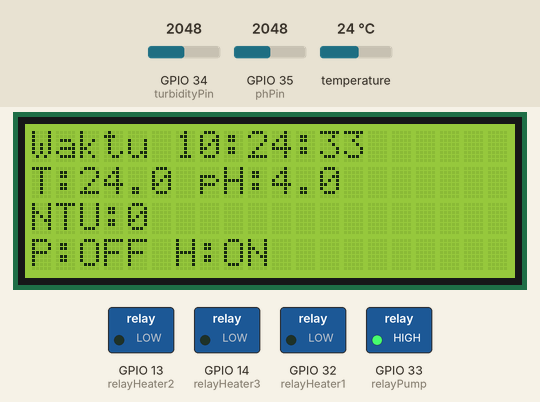
This program was run on a simulated ESP32. On the bench: 20×4 character LCD, switched loads named in the program (green lamp = pin HIGH). The test bench sets the inputs (shaded band); at power-on: GPIO 34 (turbidityPin) = 2048, temperature 24 °C, GPIO 35 (phPin) = 2048 (analog values on the 0–4095 scale). WiFi joins after 1.5 s; servers stay silent unless stated; the local clock reads 2024-03-15 10:24:30 at power-on unless the program sets it; what the program prints to the serial monitor is not drawn.

Above: at 3.6 s.
3.7 s: GPIO 34 (turbidityPin) set to 760
At 6.9 s:
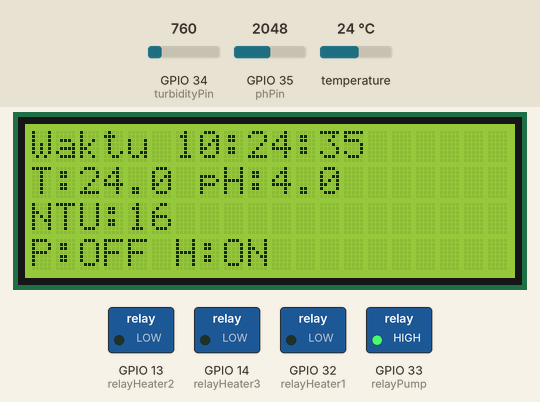
7.3 s: GPIO 34 (turbidityPin) set to 707
At 12.0 s:
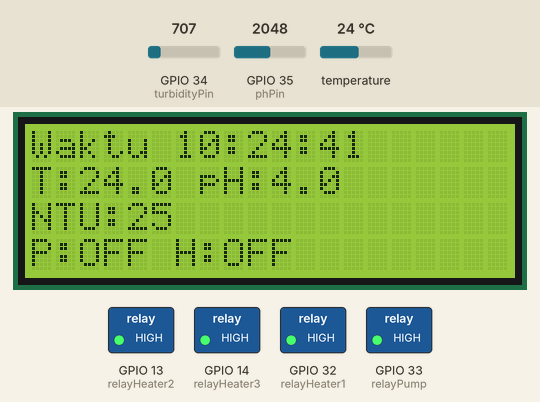
12.2 s: GPIO 34 (turbidityPin) set to 491
At 17.0 s:
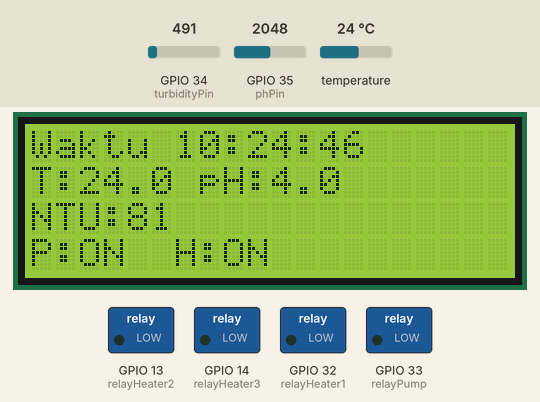
17.1 s: temperature set to 28 °C
At 20.8 s:
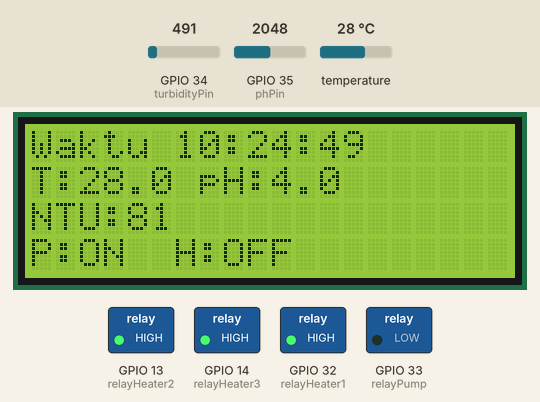
22.0 s: GPIO 35 (phPin) set to 2866
At 26.8 s:
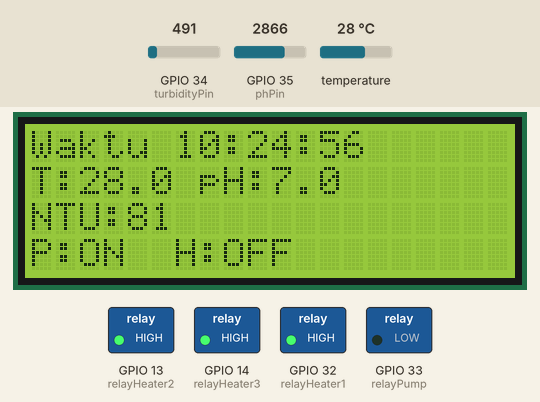
26.9 s: temperature set to 12 °C
At 30.1 s:
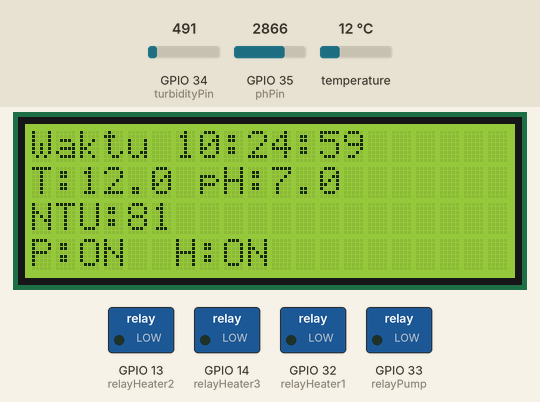
Timing chart, 0 to 31.6 s (numbered marks = the images above; inputs shaded):
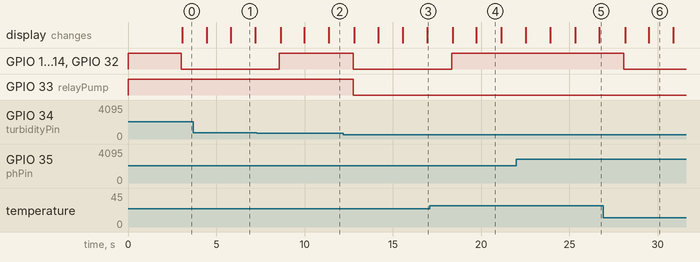

Measured:
- the behaviour switches between 708 and 707 on GPIO 34 (turbidityPin) (found by bisection; images 1 and 2)
- after the input at 7.3 s, GPIO 13 (relayHeater2), GPIO 14 (relayHeater3), GPIO 32 (relayHeater1): LOW → HIGH after 1.3 s; the display: first changes after 1.3 s (image 2 shows a later state)
- after the input at 12.2 s, GPIO 13 (relayHeater2), GPIO 14 (relayHeater3), GPIO 32 (relayHeater1), GPIO 33 (relayPump): HIGH → LOW after 0.56 s; the display: first changes after 0.62 s (image 3 shows a later state)
- after the input at 17.1 s, GPIO 13 (relayHeater2), GPIO 14 (relayHeater3), GPIO 32 (relayHeater1): LOW → HIGH after 1.2 s; the display: first changes after 1.3 s (image 4 shows a later state)
- after the input at 26.9 s, GPIO 13 (relayHeater2), GPIO 14 (relayHeater3), GPIO 32 (relayHeater1): HIGH → LOW after 1.2 s; the display: first changes after 1.2 s (image 6 shows a later state)
- what the display in image 4 shows lasts 1.4 s, from 19.7 s to 21.1 s

The program:

main.cpp
```cpp
#include <Wire.h>
#include <RTClib.h>
#include <WiFi.h>
#include <UniversalTelegramBot.h>
#include <WiFiClientSecure.h>
#include <OneWire.h>
#include <DallasTemperature.h>
#include <LiquidCrystal_I2C.h>
#include <HTTPClient.h>
#include <time.h>
#include <Fuzzy.h>
#include "Fuzzy_Set.h"
#include "Fuzzy_Rule.h"

/* ================= FUZZY OBJECT & SETS ================= */
Fuzzy *fuzzy = new Fuzzy();
FuzzySets fuzzySets;
float pumpValue = 0;
float heaterValue = 0;
const int totalFuzzyRules = 27;
String activeFuzzyRulesJson = "[]";
int activeFuzzyRulesCount = 0;

/* ================= Modul RTC & LCD ================= */
RTC_DS3231 rtc;
LiquidCrystal_I2C lcd(0x27, 20, 4);

/* ================= WiFi ================= */
const char *ssid = "adilgaming";
const char *password = "12345678";

/* ================= Telegram ================= */
const char *botToken = "xxxx";
const char *chatID = "xxxx";
WiFiClientSecure client;
UniversalTelegramBot bot(botToken, client);

bool telegramEnabled = true;
unsigned long telegramDelayMs = 300000;

/* ================= NTP / Timezone ================= */
const char *ntpServer = "pool.ntp.org";
const long gmtOffsetSec = 7 * 3600; // WIB (UTC+7), ubah jika zona waktu berbeda
const int daylightOffsetSec = 0;
const unsigned long wifiConnectTimeoutMs = 10000; // Timeout untuk koneksi WiFi, dalam milidetik
const unsigned long wifiRetryIntervalMs = 15000;  // Interval antara percobaan koneksi WiFi ulang jika gagal, dalam milidetik
const unsigned long ntpRetryIntervalMs = 60000;   // Interval antara percobaan sinkronisasi NTP ulang jika gagal, dalam milidetik
unsigned long lastWiFiRetry = 0;
unsigned long lastNtpAttempt = 0;
bool rtcNtpSynced = false;

/* ================= Server ================= */
unsigned long lastSendTime = 0;
const unsigned long sendInterval = 300000; // 5 menit
const char *serverUrl = "http://192.168.137.1:3000/kirim-sensor";

/* ================= Pin ================= */
const int oneWireBus = 18; // Pin data sensor suhu
const int phPin = 35;      // GPIO35 ADC1 aman untuk WiFi
#define turbidityPin 34

const int relayPump = 33;
const int relayHeater1 = 32;
const int relayHeater2 = 13;
const int relayHeater3 = 14;
const uint8_t relayActiveState = LOW;    // Modul relay aktif-LOW (IN=LOW -> relay ON)
const uint8_t relayInactiveState = HIGH; // IN=HIGH -> relay OFF

/* ================= Sensor ================= */
OneWire oneWire(oneWireBus);
DallasTemperature sensors(&oneWire);

/* ================= Variabel Sensor ================= */
float temperatureC;
float phValue = 0.0;
float lastValidPhValue = 7.0;
bool hasValidPhValue = false;
uint8_t phInvalidStreak = 0;
int turbidityNTU = 0;

/* ================= Kalibrasi ================= */
const int phNumSamples = 35;
int phBufferArr[phNumSamples];

const int phNumPoints = 3;
const float phReferenceADC[phNumPoints] = {2049, 1924, 1819};
const float phReferencePhs[phNumPoints] = {4.01, 6.86, 9.18};
const float phAdcValidMargin = 60.0;
const uint8_t phInvalidStreakLimit = 3;
const float phFallbackValue = 7.0;

int clearWaterADC = 850;
int mediumWaterADC = 560;
int dirtyWaterADC = 450;
// harus  sering di kalibrasi
const int numSamples = 20;

unsigned long lastUpdateTime = 0;
const unsigned long updateInterval = 1000;

/* ============================================================
                        FUZZY PROCESS
   ============================================================*/
void prosesFuzzy()
{
  fuzzy->setInput(1, temperatureC);
  fuzzy->setInput(2, turbidityNTU);
  fuzzy->setInput(3, phValue);

  fuzzy->fuzzify();

  pumpValue = fuzzy->defuzzify(1);
  heaterValue = fuzzy->defuzzify(2);

  // Logika NO: aktuator ON saat relay aktif (modul aktif-LOW).
  digitalWrite(relayPump, pumpValue > 0.5 ? relayActiveState : relayInactiveState);

  digitalWrite(relayHeater1, heaterValue > 0.5 ? relayActiveState : relayInactiveState);
  digitalWrite(relayHeater2, heaterValue > 0.5 ? relayActiveState : relayInactiveState);
  digitalWrite(relayHeater3, heaterValue > 0.5 ? relayActiveState : relayInactiveState);

  activeFuzzyRulesJson = "[";
  activeFuzzyRulesCount = 0;
  for (int i = 1; i <= totalFuzzyRules; i++)
  {
    if (fuzzy->isFiredRule(i))
    {
      if (activeFuzzyRulesCount > 0)
        activeFuzzyRulesJson += ",";
      activeFuzzyRulesJson += "\"R" + String(i) + "\"";
      activeFuzzyRulesCount++;
    }
  }
  activeFuzzyRulesJson += "]";

  Serial.printf("FUZZY -> T=%.2f pH=%.2f NTU=%d | Pump=%.2f Heater=%.2f\n",
                temperatureC, phValue, turbidityNTU, pumpValue, heaterValue);
  Serial.printf("RULE AKTIF -> %s (count=%d)\n", activeFuzzyRulesJson.c_str(), activeFuzzyRulesCount);
}

/* ================= SENSOR ================= */

void bacaSuhu()
{
  sensors.requestTemperatures();
  temperatureC = sensors.getTempCByIndex(0);

  if (temperatureC == DEVICE_DISCONNECTED_C)
  {
    Serial.println("Sensor suhu tidak terhubung!");
    return;
  }

  if (telegramEnabled && WiFi.status() == WL_CONNECTED && temperatureC > 40.0)
    bot.sendMessage(chatID, "Suhu terlalu tinggi!", "");
}

void bacaPH()
{
  for (int i = 0; i < phNumSamples; i++)
  {
    phBufferArr[i] = analogRead(phPin);
    delay(10);
  }

  for (int i = 0; i < phNumSamples - 1; i++)
  {
    for (int j = i + 1; j < phNumSamples; j++)
    {
      if (phBufferArr[i] > phBufferArr[j])
      {
        int temp = phBufferArr[i];
        phBufferArr[i] = phBufferArr[j];
        phBufferArr[j] = temp;
      }
    }
  }

  long sum = 0;
  for (int i = 10; i < 20; i++)
  {
    sum += phBufferArr[i];
  }

  float adc = sum / 10.0;
  const float phAdcMinValid = phReferenceADC[phNumPoints - 1] - phAdcValidMargin;
  const float phAdcMaxValid = phReferenceADC[0] + phAdcValidMargin;
  bool adcInValidRange = adc >= phAdcMinValid && adc <= phAdcMaxValid;

  if (!adcInValidRange)
  {
    phInvalidStreak++;
    if (phInvalidStreak >= phInvalidStreakLimit)
    {
      hasValidPhValue = false;
      phValue = phFallbackValue;
      Serial.printf("Sensor pH error (adc=%.1f di luar %.1f..%.1f), fallback pH=%.2f\n",
                    adc, phAdcMinValid, phAdcMaxValid, phValue);
    }
    else
    {
      phValue = hasValidPhValue ? lastValidPhValue : phFallbackValue;
      Serial.printf("ADC pH mencurigakan (adc=%.1f), tahan nilai sebelumnya (%u/%u)\n",
                    adc, phInvalidStreak, phInvalidStreakLimit);
    }
    return;
  }
  phInvalidStreak = 0;

  bool mapped = false;
  if (adc >= phReferenceADC[0])
  {
    phValue = phReferencePhs[0];
    mapped = true;
  }
  else if (adc <= phReferenceADC[phNumPoints - 1])
  {
    phValue = phReferencePhs[phNumPoints - 1];
    mapped = true;
  }
  else
  {
    for (int i = 0; i < phNumPoints - 1; i++)
    {
      if (adc <= phReferenceADC[i] && adc >= phReferenceADC[i + 1])
      {
        phValue = phReferencePhs[i] +
                  (phReferencePhs[i + 1] - phReferencePhs[i]) *
                      ((adc - phReferenceADC[i]) /
                       (phReferenceADC[i + 1] - phReferenceADC[i]));
        mapped = true;
        break;
      }
    }
  }

  if (!mapped)
  {
    phValue = hasValidPhValue ? lastValidPhValue : phFallbackValue;
    Serial.println("ADC pH di luar rentang kalibrasi, pakai pH terakhir valid.");
    return;
  }

  lastValidPhValue = phValue;
  hasValidPhValue = true;
}

void bacaKekeruhan()
{
  long totalADC = 0;
  for (int i = 0; i < numSamples; i++)
  {
    totalADC += analogRead(turbidityPin);
    delay(10);
  }

  float avgADC = totalADC / (float)numSamples;
  float ntu;

  if (avgADC >= clearWaterADC)
  {
    ntu = 0;
  }
  else if (avgADC <= dirtyWaterADC)
  {
    ntu = 100;
  }
  else if (avgADC >= mediumWaterADC)
  {
    ntu = (float)(clearWaterADC - avgADC) *
          (50.0 / (clearWaterADC - mediumWaterADC));
  }
  else
  {
    ntu = 50.0 + (float)(mediumWaterADC - avgADC) *
                     (50.0 / (mediumWaterADC - dirtyWaterADC));
  }

  turbidityNTU = round(ntu);
}

/* ================= LCD ================= */
void print2Digit(uint8_t v)
{
  if (v < 10)
    lcd.print('0');
  lcd.print(v);
}

void tampilkanLCD()
{
  DateTime now = rtc.now();

  lcd.setCursor(0, 0);
  lcd.print("Waktu ");
  print2Digit(now.hour());
  lcd.print(":");
  print2Digit(now.minute());
  lcd.print(":");
  print2Digit(now.second());
  lcd.print("   ");

  lcd.setCursor(0, 1);
  lcd.print("T:");
  lcd.print(temperatureC, 1);
  lcd.print(" pH:");
  lcd.print(phValue, 1);
  lcd.print("     ");

  lcd.setCursor(0, 2);
  lcd.print("NTU:");
  lcd.print(turbidityNTU);
  lcd.print("           ");

  lcd.setCursor(0, 3);
  lcd.print("P:");
  lcd.print(pumpValue > 0.5 ? "ON " : "OFF");
  lcd.print(" H:");
  lcd.print(heaterValue > 0.5 ? "ON " : "OFF");
  lcd.print("       ");
}

bool syncRTCFromNTP(unsigned long timeoutMs = 15000)
{
  configTime(gmtOffsetSec, daylightOffsetSec, ntpServer);

  struct tm timeinfo;
  unsigned long start = millis();

  while (!getLocalTime(&timeinfo, 1000))
  {
    if (millis() - start > timeoutMs)
      return false;
  }

  rtc.adjust(DateTime(
      timeinfo.tm_year + 1900,
      timeinfo.tm_mon + 1,
      timeinfo.tm_mday,
      timeinfo.tm_hour,
      timeinfo.tm_min,
      timeinfo.tm_sec));

  return true;
}

void connectWiFiWithTimeout()
{
  WiFi.mode(WIFI_STA);
  WiFi.begin(ssid, password);

  unsigned long start = millis();
  while (WiFi.status() != WL_CONNECTED && (millis() - start < wifiConnectTimeoutMs))
  {
    delay(200);
  }

  if (WiFi.status() == WL_CONNECTED)
  {
    client.setInsecure();
    Serial.println("WiFi terhubung.");
  }
  else
  {
    Serial.println("WiFi tidak terhubung. Sistem tetap jalan (offline mode).");
  }

  lastWiFiRetry = millis();
}

void maintainWiFiConnection()
{
  if (WiFi.status() == WL_CONNECTED)
  {
    if (!rtcNtpSynced && (lastNtpAttempt == 0 || millis() - lastNtpAttempt >= ntpRetryIntervalMs))
    {
      lastNtpAttempt = millis();

      if (syncRTCFromNTP(3000))
      {
        Serial.println("RTC sinkron dari NTP (WIB).");
        rtcNtpSynced = true;
      }
      else
      {
        Serial.println("Gagal sinkron NTP, pakai waktu RTC saat ini.");
      }
    }
    return;
  }

  if (millis() - lastWiFiRetry >= wifiRetryIntervalMs)
  {
    lastWiFiRetry = millis();
    Serial.println("Mencoba reconnect WiFi...");
    WiFi.reconnect();
  }
}

/* ================= SERVER ================= */
void kirimDataKeServer()
{
  if (WiFi.status() != WL_CONNECTED)
  {
    Serial.println("Gagal kirim: WiFi belum terhubung.");
    return;
  }

  HTTPClient http;
  http.begin(serverUrl);
  http.setTimeout(5000); // 5 detik timeout
  http.addHeader("Content-Type", "application/json");

  DateTime now = rtc.now();                                      // Ambil waktu saat ini dari RTC
  bool waterpumpOn = digitalRead(relayPump) == relayActiveState; // cek status aktuator
  bool heaterOn = digitalRead(relayHeater1) == relayActiveState;
  String json = "{";
  json += "\"temperature\":" + String(temperatureC, 2) + ",";
  json += "\"ph\":" + String(phValue, 2) + ",";
  json += "\"turbidity\":" + String(turbidityNTU) + ",";
  json += "\"fuzzy_pump_value\":" + String(pumpValue, 4) + ",";
  json += "\"fuzzy_heater_value\":" + String(heaterValue, 4) + ",";
  json += "\"fuzzy_rules_count\":" + String(activeFuzzyRulesCount) + ",";
  json += "\"fuzzy_rules\":" + activeFuzzyRulesJson + ",";
  json += "\"waterpump\":\"" + String(waterpumpOn ? "ON" : "OFF") + "\",";
  json += "\"heater\":\"" + String(heaterOn ? "ON" : "OFF") + "\",";
  json += "\"timestamp\":\"" + now.timestamp(DateTime::TIMESTAMP_TIME) + "\"}";

  Serial.println("Mengirim data ke server...");
  Serial.print("URL: ");
  Serial.println(serverUrl);
  Serial.print("IP ESP32: ");
  Serial.println(WiFi.localIP());
  Serial.print("Payload: ");
  Serial.println(json);

  int httpCode = http.POST(json);
  String responseBody = http.getString();

  Serial.print("HTTP Code: ");
  Serial.println(httpCode);
  if (httpCode > 0)
  {
    Serial.print("Response: ");
    Serial.println(responseBody);
  }
  else
  {
    Serial.print("HTTP Error: ");
    Serial.println(http.errorToString(httpCode));
  }

  http.end();
}

/* ================= SETUP ================= */
void setup()
{
  Serial.begin(115200);
  Wire.begin(21, 22); // SDA, SCL
  analogReadResolution(12);
  analogSetPinAttenuation(phPin, ADC_11db);

  if (!rtc.begin())
  {
    Serial.println("RTC tidak terdeteksi!");
    while (1)
      delay(10);
  }

  if (rtc.lostPower())
  {
    Serial.println("RTC kehilangan daya, set waktu dari waktu kompilasi.");
    rtc.adjust(DateTime(F(__DATE__), F(__TIME__)));
  }

  sensors.begin();

  pinMode(relayPump, OUTPUT);
  pinMode(relayHeater1, OUTPUT);
  pinMode(relayHeater2, OUTPUT);
  pinMode(relayHeater3, OUTPUT);
  digitalWrite(relayPump, relayInactiveState);
  digitalWrite(relayHeater1, relayInactiveState);
  digitalWrite(relayHeater2, relayInactiveState);
  digitalWrite(relayHeater3, relayInactiveState);

  lcd.init();
  lcd.backlight();
  lcd.clear();

  connectWiFiWithTimeout();

  /* ==== FUZZY INIT ==== */
  fuzzySets = setupFuzzySystem(fuzzy);
  setupRules(fuzzy, fuzzySets);
}

/* ================= LOOP ================= */
void loop()
{
  maintainWiFiConnection();

  bacaSuhu();
  bacaPH();
  bacaKekeruhan();

  prosesFuzzy();

  if (millis() - lastSendTime > sendInterval)
  {
    lastSendTime = millis();
    kirimDataKeServer();
  }

  if (millis() - lastUpdateTime > updateInterval)
  {
    lastUpdateTime = millis();
    tampilkanLCD();
  }
}
```

Fuzzy_Rule.h
```cpp
#ifndef FUZZY_RULE_H
#define FUZZY_RULE_H

#include <Fuzzy.h>
#include "Fuzzy_Set.h"

/* =========================================================
   HELPER FUNCTION : MEMBUAT 1 RULE
   ========================================================= */
inline void addRule(Fuzzy *fuzzy, int &ruleCount,
                    FuzzySet *temp, FuzzySet *turb, FuzzySet *ph,
                    FuzzySet *pump, FuzzySet *heater)
{
    // IF Temperature AND Turbidity
    FuzzyRuleAntecedent *ifTempTurb = new FuzzyRuleAntecedent();
    ifTempTurb->joinWithAND(temp, turb);

    // AND pH
    FuzzyRuleAntecedent *ifAll = new FuzzyRuleAntecedent();
    ifAll->joinWithAND(ifTempTurb, ph);

    // THEN Pump & Heater
    FuzzyRuleConsequent *thenAll = new FuzzyRuleConsequent();
    thenAll->addOutput(pump);
    thenAll->addOutput(heater);

    fuzzy->addFuzzyRule(new FuzzyRule(ruleCount++, ifAll, thenAll));
}

/* =========================================================
   27 RULE MAMDANI
   ========================================================= */
inline void setupRules(Fuzzy *fuzzy, FuzzySets &sets)
{
    int r = 1;

    // ===================== TEMPERATURE COLD =====================
    addRule(fuzzy, r, sets.TC, sets.KC, sets.PA, sets.OFF_P, sets.ON_H); // R1
    addRule(fuzzy, r, sets.TC, sets.KC, sets.PN, sets.OFF_P, sets.ON_H); // R2
    addRule(fuzzy, r, sets.TC, sets.KC, sets.PB, sets.ON_P, sets.ON_H);  // R3
    addRule(fuzzy, r, sets.TC, sets.KM, sets.PA, sets.ON_P, sets.ON_H);  // R4
    addRule(fuzzy, r, sets.TC, sets.KM, sets.PN, sets.ON_P, sets.ON_H);  // R5
    addRule(fuzzy, r, sets.TC, sets.KM, sets.PB, sets.ON_P, sets.ON_H);  // R6
    addRule(fuzzy, r, sets.TC, sets.KT, sets.PA, sets.ON_P, sets.ON_H);  // R7
    addRule(fuzzy, r, sets.TC, sets.KT, sets.PN, sets.ON_P, sets.ON_H);  // R8
    addRule(fuzzy, r, sets.TC, sets.KT, sets.PB, sets.ON_P, sets.ON_H);  // R9

    // ===================== TEMPERATURE NORMAL =====================
    addRule(fuzzy, r, sets.TN, sets.KC, sets.PA, sets.OFF_P, sets.OFF_H); // R10
    addRule(fuzzy, r, sets.TN, sets.KC, sets.PN, sets.OFF_P, sets.OFF_H); // R11
    addRule(fuzzy, r, sets.TN, sets.KC, sets.PB, sets.ON_P, sets.OFF_H);  // R12
    addRule(fuzzy, r, sets.TN, sets.KM, sets.PA, sets.ON_P, sets.OFF_H);  // R13
    addRule(fuzzy, r, sets.TN, sets.KM, sets.PN, sets.ON_P, sets.OFF_H);  // R14
    addRule(fuzzy, r, sets.TN, sets.KM, sets.PB, sets.ON_P, sets.OFF_H);  // R15
    addRule(fuzzy, r, sets.TN, sets.KT, sets.PA, sets.ON_P, sets.OFF_H);  // R16
    addRule(fuzzy, r, sets.TN, sets.KT, sets.PN, sets.ON_P, sets.OFF_H);  // R17
    addRule(fuzzy, r, sets.TN, sets.KT, sets.PB, sets.ON_P, sets.OFF_H);  // R18

    // ===================== TEMPERATURE HOT =====================
    addRule(fuzzy, r, sets.TH, sets.KC, sets.PA, sets.OFF_P, sets.OFF_H); // R19
    addRule(fuzzy, r, sets.TH, sets.KC, sets.PN, sets.OFF_P, sets.OFF_H); // R20
    addRule(fuzzy, r, sets.TH, sets.KC, sets.PB, sets.ON_P, sets.OFF_H);  // R21
    addRule(fuzzy, r, sets.TH, sets.KM, sets.PA, sets.ON_P, sets.OFF_H);  // R22
    addRule(fuzzy, r, sets.TH, sets.KM, sets.PN, sets.ON_P, sets.OFF_H);  // R23
    addRule(fuzzy, r, sets.TH, sets.KM, sets.PB, sets.ON_P, sets.OFF_H);  // R24
    addRule(fuzzy, r, sets.TH, sets.KT, sets.PA, sets.ON_P, sets.OFF_H);  // R25
    addRule(fuzzy, r, sets.TH, sets.KT, sets.PN, sets.ON_P, sets.OFF_H);  // R26
    addRule(fuzzy, r, sets.TH, sets.KT, sets.PB, sets.ON_P, sets.OFF_H);  // R27
}

#endif
```

Source omitted: Fuzzy_Set.h (2229 bytes)
